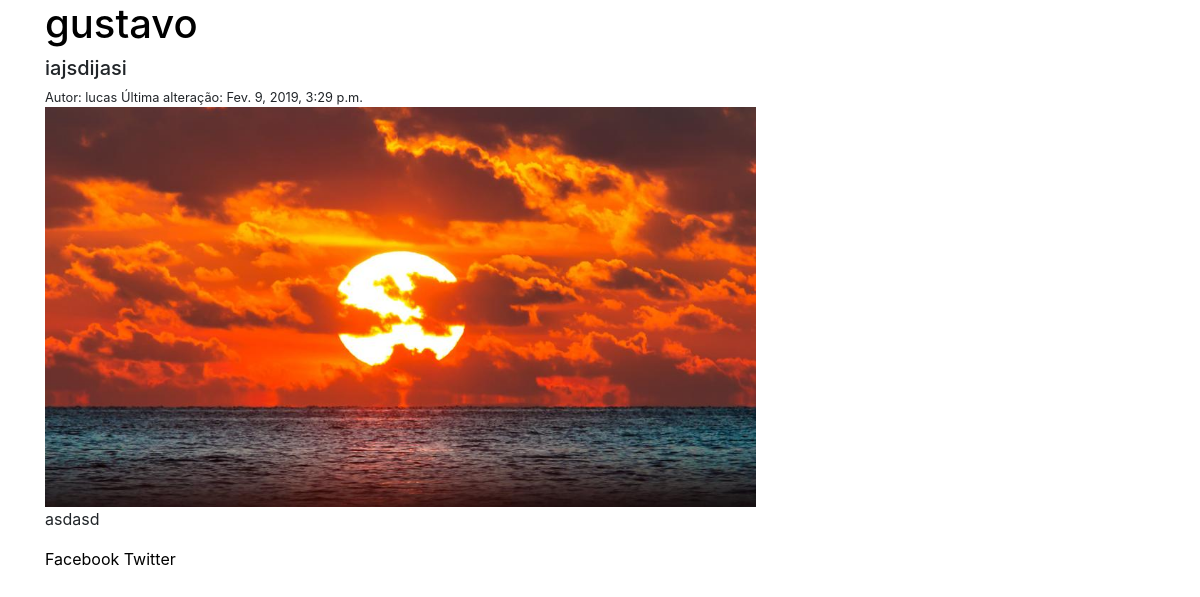
The page /posts/asjdiasj/ on the database its author committed.
### posts/models.py (models this page shows, shortened)
class Post(models.Model):
    autor = models.ForeignKey(
        settings.AUTH_USER_MODEL,
        on_delete=models.CASCADE,
        blank=True,
        null=True,
    )
    titulo = models.CharField(max_length=150)
    sub_titulo = models.CharField(max_length=300)
    slug = models.SlugField(unique=True)
    conteudo = models.TextField(max_length=3000)
    capa = models.ImageField(
        upload_to=upload_location,
        null=True,
        blank=True,
    )
    rascunho = models.BooleanField(default=False)
    data_lancamento = models.DateField(auto_now=False, auto_now_add=False)
    criado = models.DateTimeField(auto_now=False, auto_now_add=True)
    atualizado = models.DateTimeField(auto_now=True, auto_now_add=False)
    posts = PostManager()
    class Meta:
        ordering = ["-atualizado", "-criado"]

### posts/views.py (the view)
# urls.py: path('<slug:post_slug>/', post_detail, name='detail'),
def post_detail(request, post_slug):
    instancia = get_object_or_404(Post, slug=post_slug)
    context = {
        "titulo": instancia.titulo,
        "objeto": instancia
    }
    if request.user.is_superuser:
        return render(request, "super_user/post_detail.html", context)
    else:
        if instancia.rascunho or instancia.data_lancamento > timezone.now().date():
            raise Http404
        else:
            return render(request, "common_user/post_detail.html", context)

### posts/templatetags/urlify.py (called while the page is built)
@register.filter
def urlify(value):
    return quote_plus(value)

### templates/common_user/post_detail.html (shortened to what this page needs)
{% extends "base.html"%}
{% load urlify %}
{% block content %}
<div class="col-sm-offset-1">
	<h1 id="titulo">
		{{ titulo }}
	</h1>
	<h5 id="sub_titulo">
		{{ objeto.sub_titulo }}
	</h5>
	<small class="">
		Autor: {{objeto.autor}}
		Última alteração: {{ objeto.atualizado }}
	</small>
	<br>
	{% if objeto.capa %}
	<img src="{{objeto.capa.url }}" alt=" " class="img-responsive" height="50%">
	{% endif %}
	<div>{{ objeto.conteudo |linebreaks }}</div>
	<div class="social">
		<a target="_blank"
		   href="https://www.facebook.com/sharer/sharer.php?u={{ request.build_absolute_uri }}">
			Facebook
		</a>
		<a target="_blank"
		   href="https://twitter.com/home?status={{objeto.titulo|truncatechars:80|urlify }}%20{{ request.build_absolute_uri }}">
			Twitter
		</a>
		<br>
	</div>
</div>
{% endblock content %}

### static/css/base.css (style rules this page uses)
h1,a { color: black; }

### rows shown on the page
Post: titulo "gustavo", sub_titulo "iajsdijasi", autor "lucas", atualizado "Fev. 9, 2019, 3:29 p.m.", capa (picture), conteudo "asdasd"
